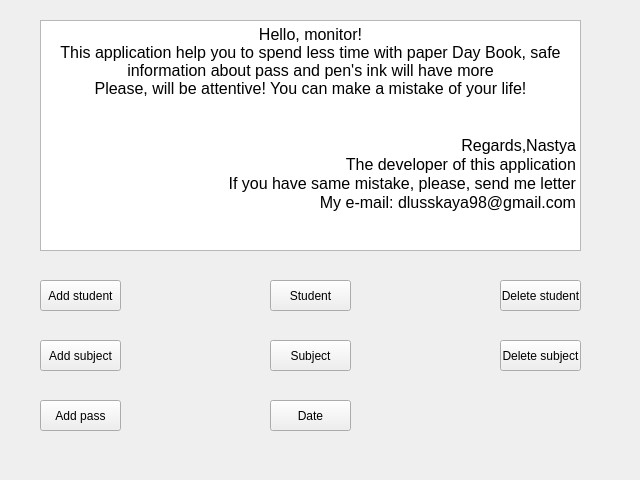
<?xml version="1.0" encoding="UTF-8"?>
<ui version="4.0">
 <class>Form</class>
 <widget class="QWidget" name="Form">
  <property name="geometry">
   <rect>
    <x>0</x>
    <y>0</y>
    <width>640</width>
    <height>480</height>
   </rect>
  </property>
  <property name="windowTitle">
   <string>Day - Book</string>
  </property>
  <property name="windowIcon">
   <iconset>
    <normaloff>images.png</normaloff>images.png</iconset>
  </property>
  <widget class="QPushButton" name="pushButton">
   <property name="geometry">
    <rect>
     <x>270</x>
     <y>280</y>
     <width>81</width>
     <height>31</height>
    </rect>
   </property>
   <property name="text">
    <string>Student</string>
   </property>
  </widget>
  <widget class="QPushButton" name="pushButton_2">
   <property name="geometry">
    <rect>
     <x>270</x>
     <y>340</y>
     <width>81</width>
     <height>31</height>
    </rect>
   </property>
   <property name="text">
    <string>Subject</string>
   </property>
  </widget>
  <widget class="QTextBrowser" name="textBrowser">
   <property name="geometry">
    <rect>
     <x>40</x>
     <y>20</y>
     <width>541</width>
     <height>231</height>
    </rect>
   </property>
   <property name="html">
    <string>&lt;!DOCTYPE HTML PUBLIC &quot;-//W3C//DTD HTML 4.0//EN&quot; &quot;http://www.w3.org/TR/REC-html40/strict.dtd&quot;&gt;
&lt;html&gt;&lt;head&gt;&lt;meta name=&quot;qrichtext&quot; content=&quot;1&quot; /&gt;&lt;style type=&quot;text/css&quot;&gt;
p, li { white-space: pre-wrap; }
&lt;/style&gt;&lt;/head&gt;&lt;body style=&quot; font-family:'MS Shell Dlg 2'; font-size:8.25pt; font-weight:400; font-style:normal;&quot;&gt;
&lt;p align=&quot;center&quot; style=&quot; margin-top:0px; margin-bottom:0px; margin-left:0px; margin-right:0px; -qt-block-indent:0; text-indent:0px;&quot;&gt;&lt;span style=&quot; font-size:12pt;&quot;&gt;Hello, monitor!&lt;br /&gt;This application help you to spend less time with paper Day Book, safe information about pass and pen's ink will have more&lt;br /&gt;Please, will be attentive! You can make a mistake of your life!&lt;/span&gt;&lt;/p&gt;
&lt;p align=&quot;center&quot; style=&quot;-qt-paragraph-type:empty; margin-top:0px; margin-bottom:0px; margin-left:0px; margin-right:0px; -qt-block-indent:0; text-indent:0px; font-size:12pt;&quot;&gt;&lt;br /&gt;&lt;/p&gt;
&lt;p align=&quot;center&quot; style=&quot;-qt-paragraph-type:empty; margin-top:0px; margin-bottom:0px; margin-left:0px; margin-right:0px; -qt-block-indent:0; text-indent:0px; font-size:12pt;&quot;&gt;&lt;br /&gt;&lt;/p&gt;
&lt;p align=&quot;right&quot; style=&quot; margin-top:0px; margin-bottom:0px; margin-left:0px; margin-right:0px; -qt-block-indent:0; text-indent:0px;&quot;&gt;&lt;span style=&quot; font-size:12pt;&quot;&gt;Regards,Nastya&lt;/span&gt;&lt;/p&gt;
&lt;p align=&quot;right&quot; style=&quot; margin-top:0px; margin-bottom:0px; margin-left:0px; margin-right:0px; -qt-block-indent:0; text-indent:0px;&quot;&gt;&lt;span style=&quot; font-size:12pt;&quot;&gt;The developer of this application&lt;/span&gt;&lt;/p&gt;
&lt;p align=&quot;right&quot; style=&quot; margin-top:0px; margin-bottom:0px; margin-left:0px; margin-right:0px; -qt-block-indent:0; text-indent:0px;&quot;&gt;&lt;span style=&quot; font-size:12pt;&quot;&gt;If you have same mistake, please, send me letter&lt;/span&gt;&lt;/p&gt;
&lt;p align=&quot;right&quot; style=&quot; margin-top:0px; margin-bottom:0px; margin-left:0px; margin-right:0px; -qt-block-indent:0; text-indent:0px;&quot;&gt;&lt;span style=&quot; font-size:12pt;&quot;&gt;My e-mail: dlusskaya98@gmail.com&lt;/span&gt;&lt;/p&gt;&lt;/body&gt;&lt;/html&gt;</string>
   </property>
  </widget>
  <widget class="QPushButton" name="pushButton_3">
   <property name="geometry">
    <rect>
     <x>40</x>
     <y>400</y>
     <width>81</width>
     <height>31</height>
    </rect>
   </property>
   <property name="text">
    <string>Add pass</string>
   </property>
  </widget>
  <widget class="QPushButton" name="pushButton_4">
   <property name="geometry">
    <rect>
     <x>40</x>
     <y>280</y>
     <width>81</width>
     <height>31</height>
    </rect>
   </property>
   <property name="text">
    <string>Add student</string>
   </property>
  </widget>
  <widget class="QPushButton" name="pushButton_5">
   <property name="geometry">
    <rect>
     <x>40</x>
     <y>340</y>
     <width>81</width>
     <height>31</height>
    </rect>
   </property>
   <property name="text">
    <string>Add subject</string>
   </property>
  </widget>
  <widget class="QPushButton" name="pushButton_6">
   <property name="geometry">
    <rect>
     <x>500</x>
     <y>280</y>
     <width>81</width>
     <height>31</height>
    </rect>
   </property>
   <property name="text">
    <string>Delete student</string>
   </property>
  </widget>
  <widget class="QPushButton" name="pushButton_7">
   <property name="geometry">
    <rect>
     <x>500</x>
     <y>340</y>
     <width>81</width>
     <height>31</height>
    </rect>
   </property>
   <property name="text">
    <string>Delete subject</string>
   </property>
  </widget>
  <widget class="QPushButton" name="pushButton_8">
   <property name="geometry">
    <rect>
     <x>270</x>
     <y>400</y>
     <width>81</width>
     <height>31</height>
    </rect>
   </property>
   <property name="text">
    <string>Date</string>
   </property>
  </widget>
 </widget>
 <resources/>
 <connections>
  <connection>
   <sender>pushButton</sender>
   <signal>clicked()</signal>
   <receiver>Form</receiver>
   <slot>studentShow()</slot>
   <hints>
    <hint type="sourcelabel">
     <x>227</x>
     <y>371</y>
    </hint>
    <hint type="destinationlabel">
     <x>319</x>
     <y>239</y>
    </hint>
   </hints>
  </connection>
  <connection>
   <sender>pushButton_2</sender>
   <signal>clicked()</signal>
   <receiver>Form</receiver>
   <slot>subjectShow()</slot>
   <hints>
    <hint type="sourcelabel">
     <x>497</x>
     <y>421</y>
    </hint>
    <hint type="destinationlabel">
     <x>319</x>
     <y>239</y>
    </hint>
   </hints>
  </connection>
  <connection>
   <sender>pushButton_3</sender>
   <signal>clicked()</signal>
   <receiver>Form</receiver>
   <slot>addPass()</slot>
   <hints>
    <hint type="sourcelabel">
     <x>290</x>
     <y>405</y>
    </hint>
    <hint type="destinationlabel">
     <x>319</x>
     <y>239</y>
    </hint>
   </hints>
  </connection>
  <connection>
   <sender>pushButton_4</sender>
   <signal>clicked()</signal>
   <receiver>Form</receiver>
   <slot>AddStudent()</slot>
   <hints>
    <hint type="sourcelabel">
     <x>200</x>
     <y>435</y>
    </hint>
    <hint type="destinationlabel">
     <x>319</x>
     <y>239</y>
    </hint>
   </hints>
  </connection>
  <connection>
   <sender>pushButton_5</sender>
   <signal>clicked()</signal>
   <receiver>Form</receiver>
   <slot>AddSubject()</slot>
   <hints>
    <hint type="sourcelabel">
     <x>420</x>
     <y>435</y>
    </hint>
    <hint type="destinationlabel">
     <x>319</x>
     <y>239</y>
    </hint>
   </hints>
  </connection>
  <connection>
   <sender>pushButton_6</sender>
   <signal>clicked()</signal>
   <receiver>Form</receiver>
   <slot>deleteStudent()</slot>
   <hints>
    <hint type="sourcelabel">
     <x>540</x>
     <y>295</y>
    </hint>
    <hint type="destinationlabel">
     <x>319</x>
     <y>239</y>
    </hint>
   </hints>
  </connection>
  <connection>
   <sender>pushButton_7</sender>
   <signal>clicked()</signal>
   <receiver>Form</receiver>
   <slot>deleteSubject()</slot>
   <hints>
    <hint type="sourcelabel">
     <x>540</x>
     <y>355</y>
    </hint>
    <hint type="destinationlabel">
     <x>319</x>
     <y>239</y>
    </hint>
   </hints>
  </connection>
  <connection>
   <sender>pushButton_8</sender>
   <signal>clicked()</signal>
   <receiver>Form</receiver>
   <slot>dateShow()</slot>
   <hints>
    <hint type="sourcelabel">
     <x>59</x>
     <y>24</y>
    </hint>
    <hint type="destinationlabel">
     <x>319</x>
     <y>239</y>
    </hint>
   </hints>
  </connection>
 </connections>
 <slots>
  <slot>studentShow()</slot>
  <slot>subjectShow()</slot>
  <slot>addPass()</slot>
  <slot>AddStudent()</slot>
  <slot>AddSubject()</slot>
  <slot>deleteStudent()</slot>
  <slot>deleteSubject()</slot>
  <slot>deleteBase()</slot>
  <slot>dateShow()</slot>
 </slots>
</ui>
